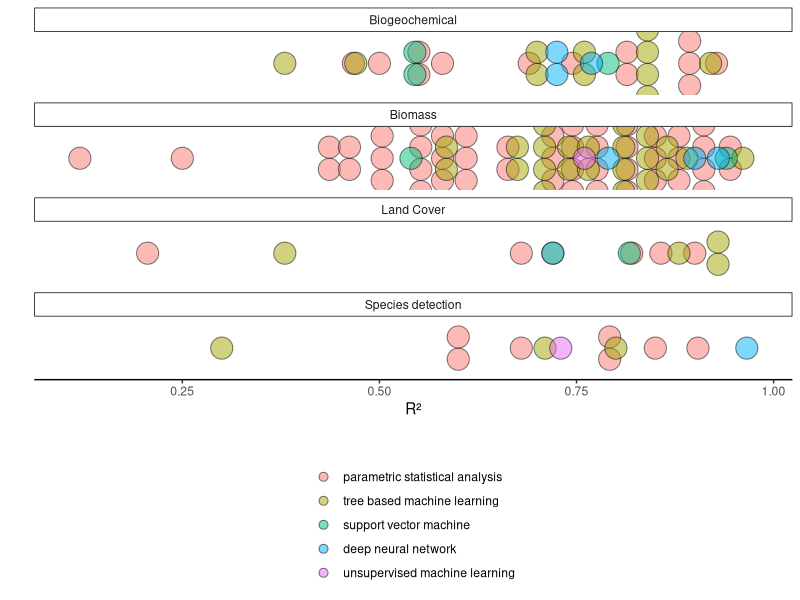
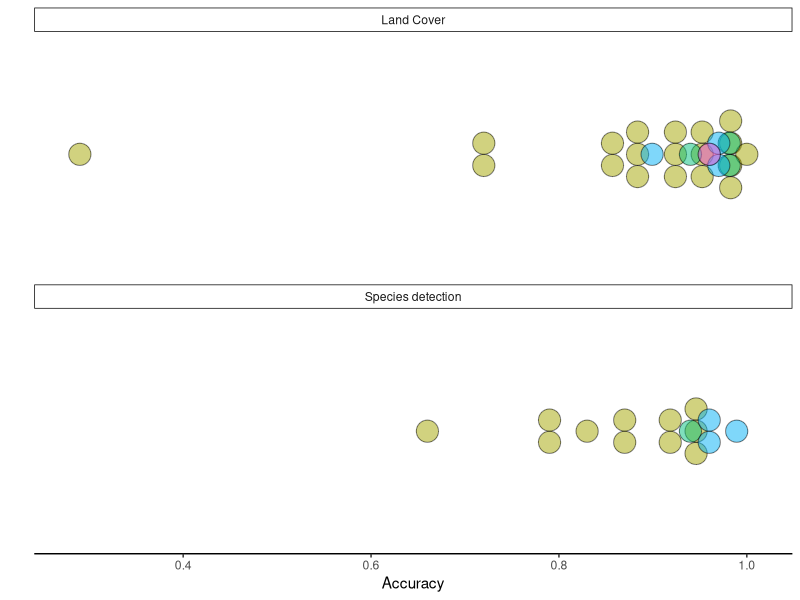
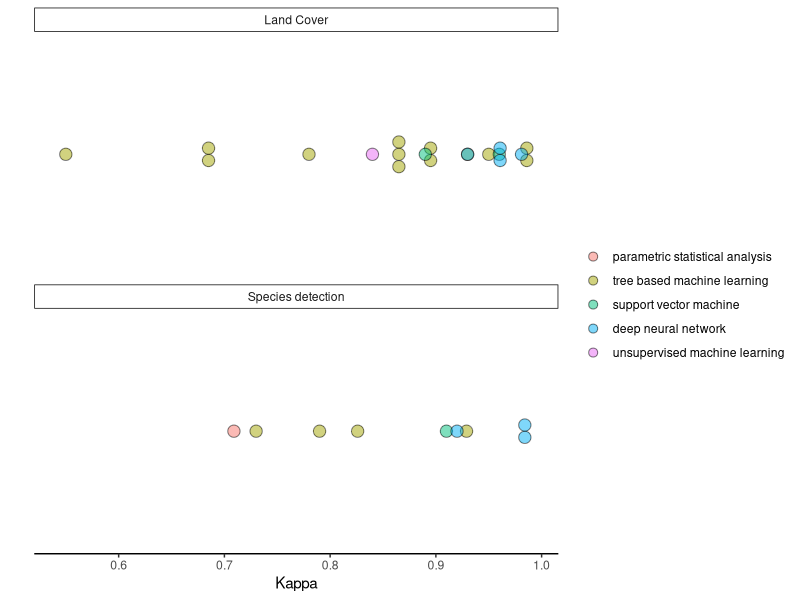
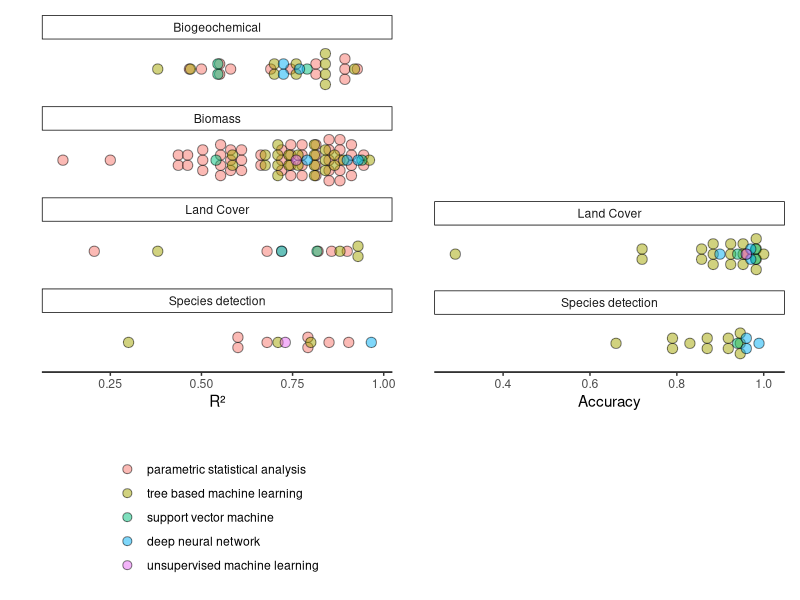

The R script that drew these images, in order:
### load packages

library(tidyverse)
library(ggplot2)
library(readxl)
library(patchwork)

################################################################################

### directly read the excel file. no need for two files: 
excel <- read_excel("data/data_extraction/data_extraction_final.xlsx", skip = 1, na = c("","NA"))
meta <- excel[,c(2:10,18:20,40:43)]
### data also with the accuracy values
data <- excel[,c(2,11:17,21:38,39)]


### delete now empty rows to receive a "true" metadata table for our 272 articles
meta <- filter(meta, !(is.na(Title)))

### make variables into factors
str(meta)
meta[,c(2,6,8:15)] <- meta[,c(2,6,8:15)] |>
  mutate_if(sapply(meta[,c(2,6,8:15)], is.character), as.factor)


str(data)
data[,c(2:7,9:13,15:26)] <- data[,c(2:7,9:13,15:26)] |>
  mutate_if(sapply(data[,c(2:7,9:13,15:26)], is.character), as.factor)
data$Accuracy_value <- as.numeric(data$Accuracy_value)


################################################################################

acc<- data |>
  select(DOI, Accuracy_value,Accuracy_assessment , Habitat_quality_grouped, algorithm_grouped) |>
  filter(!(is.na(algorithm_grouped) & is.na(Habitat_quality_grouped) & is.na(Accuracy_value) & is.na(Accuracy_assessment))) |> 
  group_by(DOI) |>                                      ### group articles by DOI 
  fill(algorithm_grouped,.direction = "down") |>        ### fill NAs by the variable that sits above 
  fill(Habitat_quality_grouped,.direction = "down") |>
  fill(Accuracy_assessment, .direction = "down") |>
  filter(Habitat_quality_grouped != "Other") |>
  ungroup()


### rename algorithms
acc$algorithm_grouped <- case_when(
  acc$algorithm_grouped %in% c("linear", "Non-linear") ~ "parametric statistical analysis",
  acc$algorithm_grouped == "tree" ~ "tree based machine learning",
  acc$algorithm_grouped == "svm" ~ "support vector machine",
  acc$algorithm_grouped %in% c("nn", "dlnn") ~ "deep neural network",
  acc$algorithm_grouped == "unsupervised" ~ "unsupervised machine learning",
  acc$algorithm_grouped == "missing" ~ "missing",
  TRUE ~ "other"
)


acc$algorithm_grouped <- factor(acc$algorithm_grouped,
                                  levels = c("missing","other",
                                             "parametric statistical analysis",
                                             "tree based machine learning",
                                             "support vector machine",
                                             "deep neural network",
                                             "unsupervised machine learning"))


### trying out plots for accessing R2 values for different habitat traits
## algorithmen aufräumen wie in anderem Plot
## darstellung von NATURA 2000 plots?


r2 <- acc |>
  filter(Accuracy_assessment == "R²" & algorithm_grouped != "other" & algorithm_grouped != "missing")|>
ggplot(aes(x = Accuracy_value, y = "", fill = algorithm_grouped))+
  geom_dotplot(stackdir = "center", alpha = 0.5, dotsize = 1)+
  facet_wrap(vars(Habitat_quality_grouped),
             nrow = 4)+
  theme_classic()+
  labs(x = "R²", y = "", fill =  "")+
  theme(axis.line.y = element_blank(), axis.ticks.y = element_blank())+
  theme(strip.background = element_rect(linewidth = 0.5))+
  theme(legend.position = "bottom", 
        legend.key.spacing.y = unit(0, "pt"))+
  guides(fill = guide_legend(direction = "vertical"))
r2

## adding mean and SE (but applies her for all groups)
 # geom_point(stat="summary", fun.y="mean", size = 2.5) + 
 # geom_errorbar(stat="summary", fun.data="mean_se", fun.args = list(mult = 1.96), width=0) 


ac <- acc |>
  filter(Accuracy_assessment == "Accuracy" & algorithm_grouped != "other" & algorithm_grouped != "missing")|>
  filter(Habitat_quality_grouped != "Biomass") |> ## biomass without observations but occured in the plot???
ggplot( aes(x = Accuracy_value, y = "", fill = algorithm_grouped))+
  geom_dotplot(stackdir = "center", alpha = 0.5, dotsize = 1)+
  facet_wrap(vars(Habitat_quality_grouped), nrow = 2)+
  theme_classic()+
  labs(x = "Accuracy", y = "", fill =  "")+
  theme(axis.line.y = element_blank(), axis.ticks.y = element_blank())+
  theme(strip.background = element_rect(linewidth = 0.5))+
  theme(legend.position = "none")
ac

acc |>
  filter(Accuracy_assessment == "Kappa" & algorithm_grouped != "other" & algorithm_grouped != "missing")|>
ggplot( aes(x = Accuracy_value, y = "", fill = algorithm_grouped))+
  geom_dotplot(stackdir = "center", alpha = 0.5, dotsize = 0.8)+
  facet_wrap(vars(Habitat_quality_grouped), nrow=2)+
  theme_classic()+
  labs(x = "Kappa", y = "", fill =  "")+
  theme(axis.line.y = element_blank(), axis.ticks.y = element_blank())+
  theme(strip.background = element_rect(linewidth = 0.5))


r2 | (plot_spacer() / ac) 

#ggsave("figures/methodsuccess.pdf", width = 16, height = 16, units = "cm")
